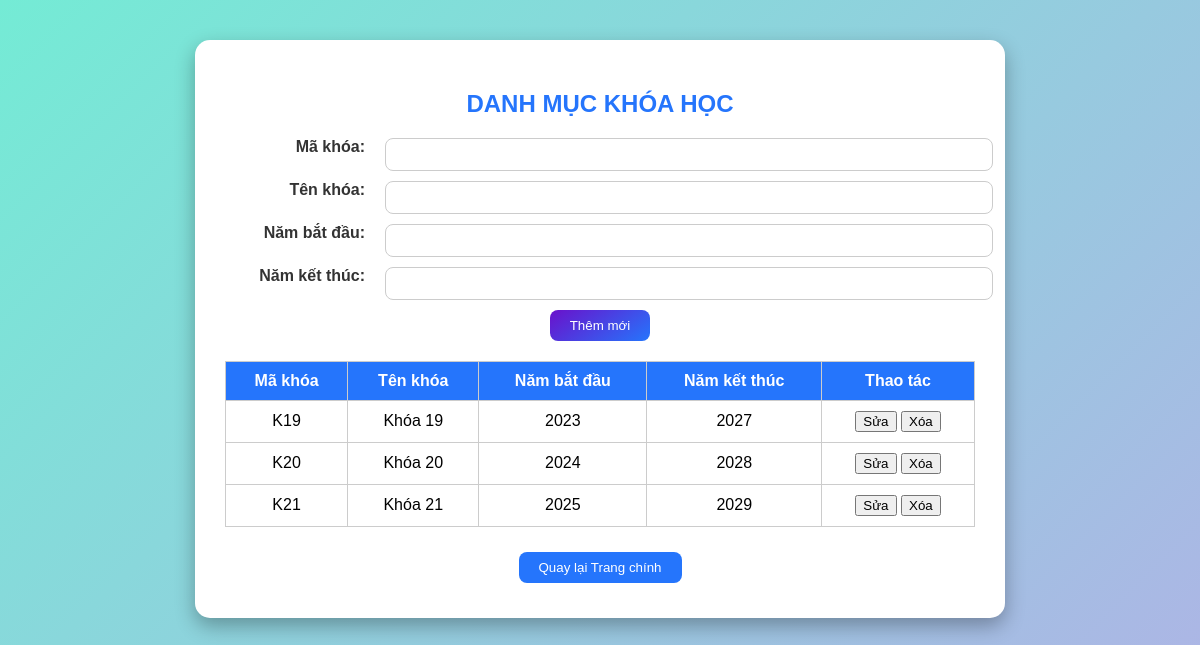
The app's page /khoahoc with its own data.
### tables this page shows
CREATE TABLE KHOAHOC (
    MAKH       TEXT PRIMARY KEY,
    TENKH      TEXT NOT NULL,
    NAMBATDAU  INTEGER,
    NAMKETTHUC INTEGER
);

### app.py (the view)
@Chinh.route('/khoahoc')
def khoahoc():
    data = get_db().execute(
        "SELECT MAKH, TENKH, NAMBATDAU, NAMKETTHUC FROM KHOAHOC"
    ).fetchall()
    return render_template('KhoaHoc.html', danhsach=data)

### app.py (called while the page is built)
def get_db():
    if 'db' not in g:
        g.db = sqlite3.connect(DB_PATH)
        g.db.row_factory = sqlite3.Row            # truy cập cột theo tên: row['MSV'] hoặc row.MSV trong Jinja
        g.db.execute("PRAGMA foreign_keys = ON")  # SQLite mặc định không kiểm tra khóa ngoại
    return g.db

### templates/KhoaHoc.html (shortened to what this page needs)
<!DOCTYPE html>
<html lang="vi">
<head>
</head>
<body>
<div class="container">
<h2>DANH MỤC KHÓA HỌC</h2>
<form method="post" action="/them_khoa">
<label>Mã khóa:</label>
<input type="text" name="makh" required>
<label>Tên khóa:</label>
<input type="text" name="tenkh" required>
<label>Năm bắt đầu:</label>
<input type="number" name="nambatdau" required>
<label>Năm kết thúc:</label>
<input type="number" name="namketthuc" required>
<button type="submit" class="btn-small">Thêm mới</button>
</form>
<table>
<tr><th>Mã khóa</th><th>Tên khóa</th><th>Năm bắt đầu</th><th>Năm kết thúc</th><th>Thao tác</th></tr>
{% for k in danhsach %}
<tr>
<td>{{ k.MAKH }}</td>
<td>{{ k.TENKH }}</td>
<td>{{ k.NAMBATDAU }}</td>
<td>{{ k.NAMKETTHUC }}</td>
<td>
<a href="{{ url_for('sua_khoa', makh=k.MAKH) }}"><button>Sửa</button></a>
<a href="{{ url_for('xoa_khoa', makh=k.MAKH) }}" onclick="return confirm('Xóa khóa học này?')"><button>Xóa</button></a>
</td>
</tr>
{% endfor %}
</table>
<div class="actions">
<a href="/quanly"><button>Quay lại Trang chính</button></a>
</div>
</div>
</body>
</html>

### templates/KhoaHoc.html (style rules this page uses)
body { font-family:Arial,sans-serif;background:linear-gradient(135deg,#74ebd5 0%,#ACB6E5 100%);margin:0;padding:0; }
.container { width:750px;margin:40px auto;background:#fff;border-radius:15px;box-shadow:0 8px 20px rgba(0,0,0,0.3);padding:30px; }
h2 { text-align:center;color:#2575fc;margin-bottom:20px; }
form { display:grid;grid-template-columns:150px 1fr;gap:10px;margin-bottom:20px; }
label { text-align:right;padding-right:10px;font-weight:bold;color:#333; }
input { padding:8px;border:1px solid #ccc;border-radius:8px;width:100%; }
.btn-small { grid-column:span 2;padding:8px 20px;border:none;border-radius:8px;background:linear-gradient(145deg,#6a11cb,#2575fc);color:#fff;cursor:pointer;width:auto;display:block;margin:0 auto; }
table { width:100%;border-collapse:collapse;margin-top:20px; }
table th,table td { border:1px solid #ccc;padding:10px;text-align:center; }
table th { background:#2575fc;color:#fff; }
.actions { text-align:center;margin-top:20px; }
.actions button,.actions a button { margin:5px;padding:8px 20px;border:none;border-radius:8px;background:#2575fc;color:#fff;cursor:pointer; }

### records on screen
KHOAHOC: MAKH "K19", TENKH "Khóa 19", NAMBATDAU "2023", NAMKETTHUC "2027"
KHOAHOC: MAKH "K20", TENKH "Khóa 20", NAMBATDAU "2024", NAMKETTHUC "2028"
KHOAHOC: MAKH "K21", TENKH "Khóa 21", NAMBATDAU "2025", NAMKETTHUC "2029"
